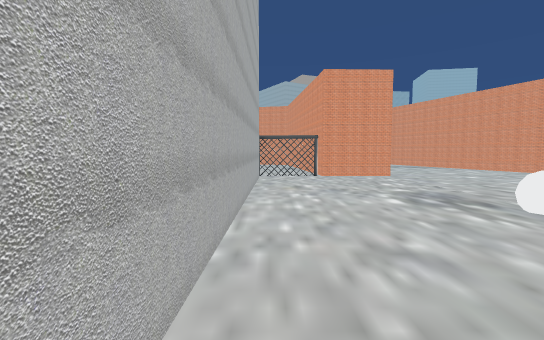
View 1 (above)

23 first-person views from a walk through a scene from a Unity 3-D project. The camera is 1.2 m above the floor, tilts 4° down and sees 90° across. The floor is counted in squares, 1 m on a side. Each view is taken from the middle of a square. On the plan, view 1 faces up. The plan holds only what a view shows up to about 13 squares ahead; the rest is blank. The place goes on beyond the plan. Some animated figures are not drawn. Some surface patterns are stand-ins.

View 2
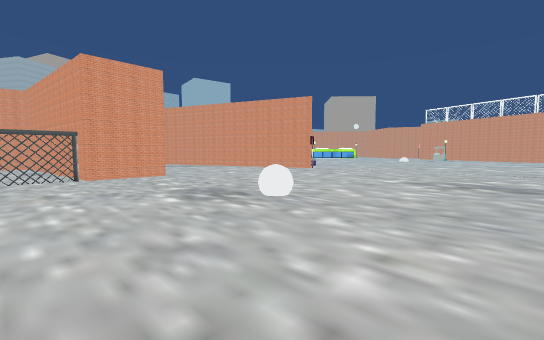

View 3
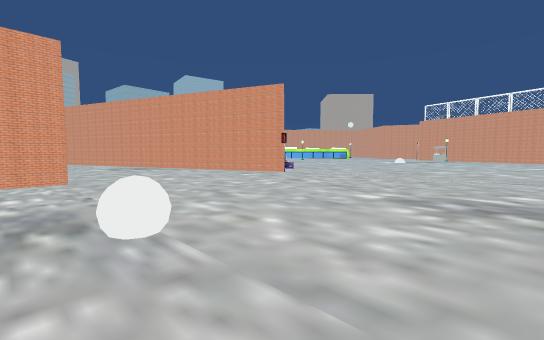

View 4
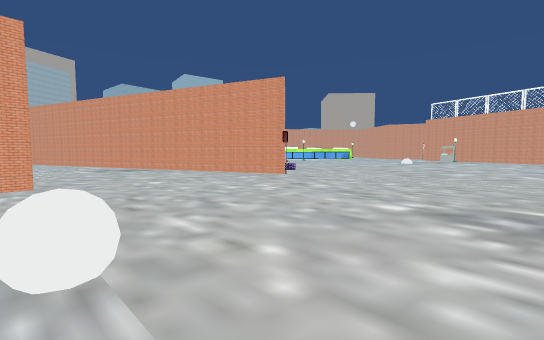

View 5
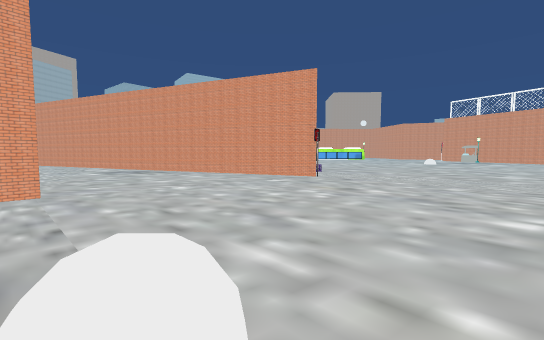

View 6
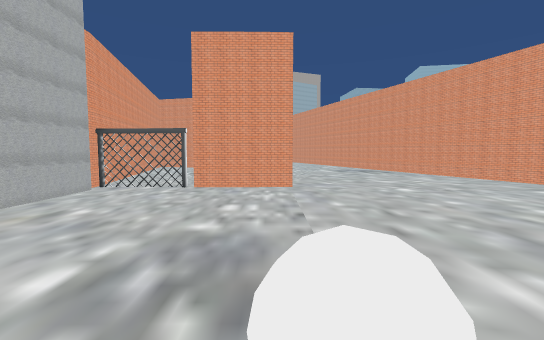

View 7
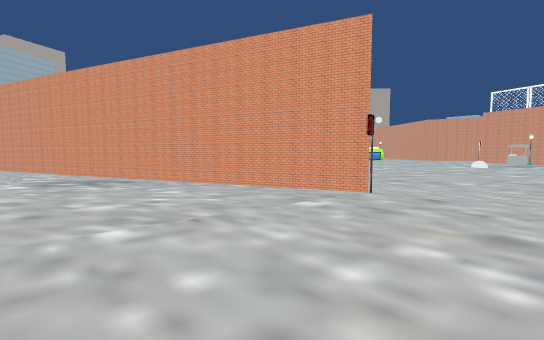

View 8
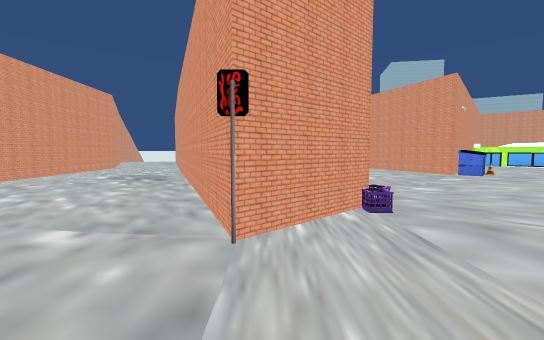

View 9
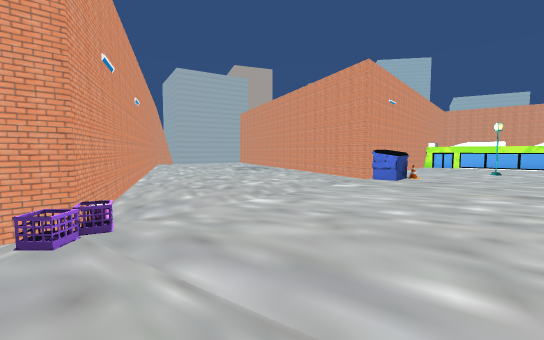

View 10
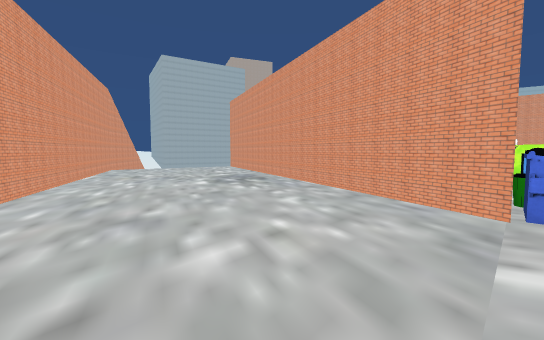

View 11
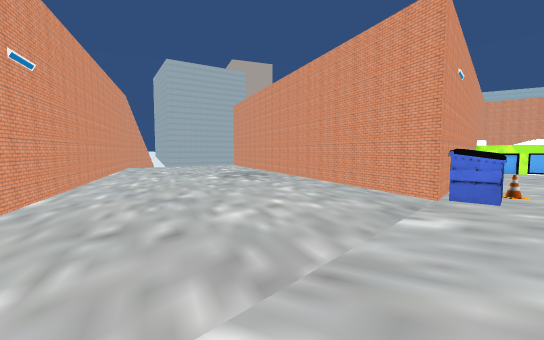

View 12
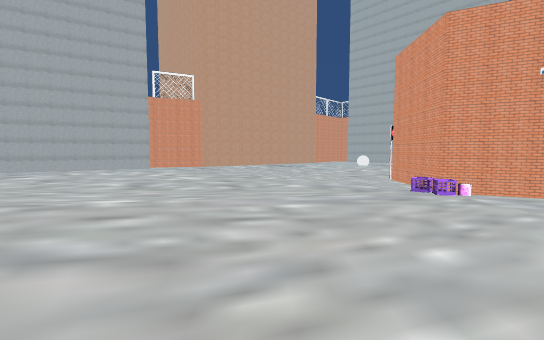

View 13
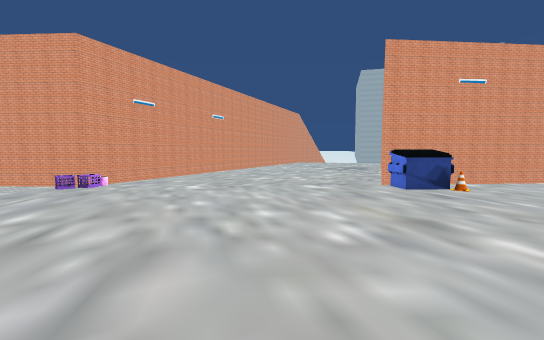

View 14
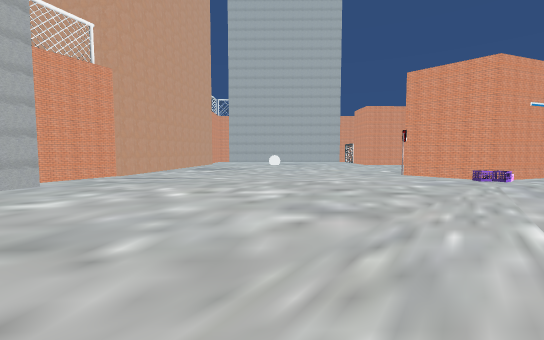

View 15
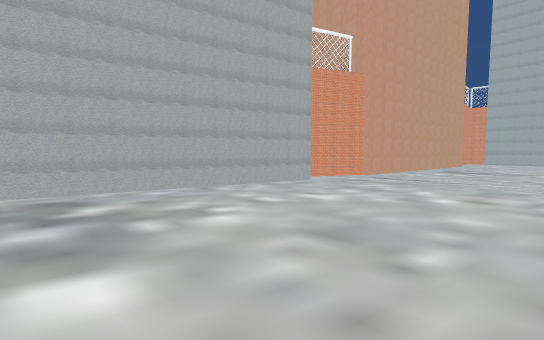

View 16
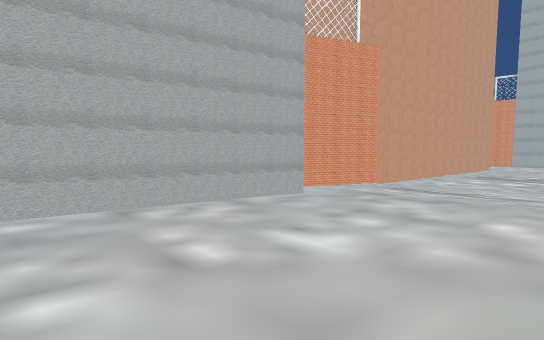

View 17
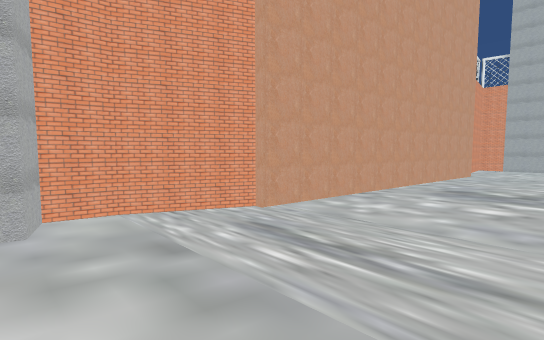

View 18
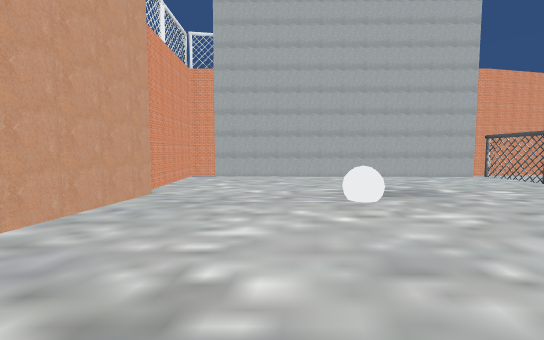

View 19
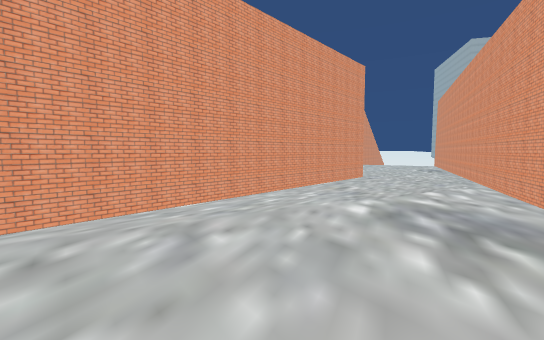

View 20
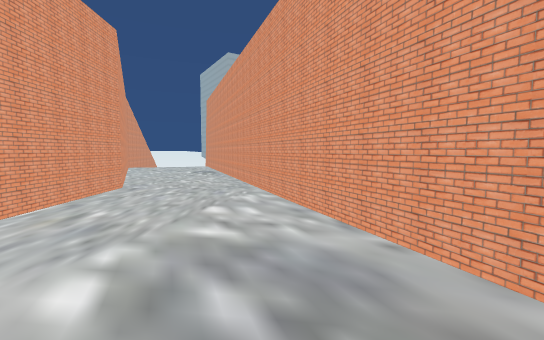

View 21
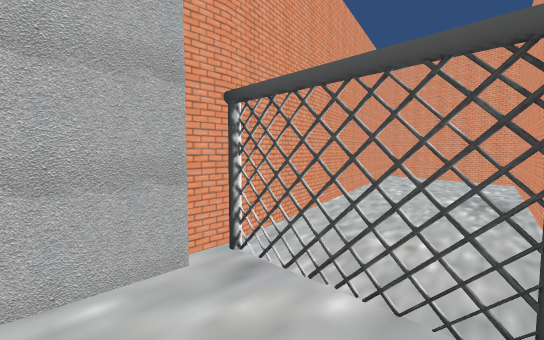

View 22
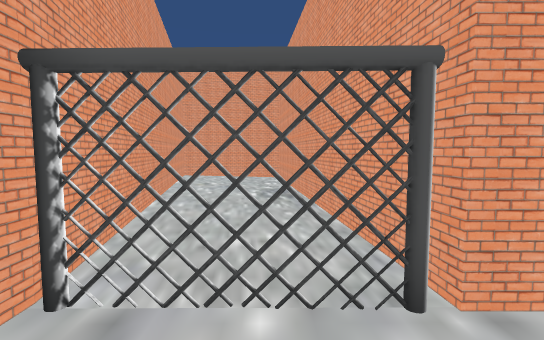

View 23
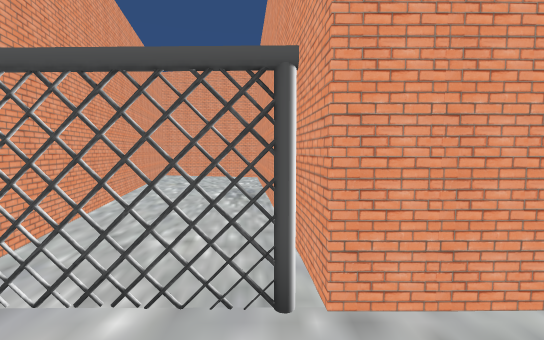

### Floor plan
Points are (right, up) in squares from view 1. A wall is a line through its corners. A room is listed if a view was taken in it or the views show most of it. See-through windows are left out.
Room 1 (views 1, 2, 3, 4, 5, 6, 7, 8, 9, 10, 11, 12, 13, 14, 15, 16, 17, 18, 19, 20, 21, 22, 23)
walls: (15.3, 12.1) (8.1, 30.5); (5.7, 13) (2.4, 13); (2.4, 13.3) (1.3, 23.4) (-3.1, 24.4); (16.1, -2.4) (18.5, -3.6); (-0.6, 12.5) (-0.7, 0.3); (-0.9, 13.1) (-0.9, 12.5); (18.4, -3.6) (19.6, -3.9) (19.8, -2.9) (29, -5.3); (4.4, -0.4) (16.2, -2.2); (12.3, 30.1) (18.1, 13.9) (16.4, 12.3); (-0.9, 0.4) (-0.9, -0.8) (3.7, -0.7); (29.4, 26.7) (25, 21.5) (21.3, 30); (3.3, 30.4) (5.1, 26.9) (5.6, 15); (-3.3, 24.2) (-0.9, 13)
objects: fence (0, 13) to (2, 13); sign (16, 12); dumpster (26, 21) to (26, 22); cone (27, 22); bin (27, 23)

Positions as (right, up) in squares from view 1, and headings:
1: (0, 0), facing up
2: (0, 0), facing up-right
3: (4, 1), facing up-right
4: (5, 2), facing up-right
5: (5, 4), facing up-right
6: (5, 4), facing up
7: (8, 8), facing up-right
8: (16, 8), facing up
9: (21, 10), facing up
10: (21, 17), facing up
11: (21, 15), facing up
12: (27, 16), facing down-left
13: (29, 12), facing up-left
14: (29, 5), facing left
15: (29, 4), facing down-left
16: (26, 2), facing down-left
17: (20, 2), facing down-left
18: (12, 3), facing left
19: (11, 15), facing up-left
20: (10, 18), facing up
21: (2, 11), facing up-left
22: (1, 11), facing up
23: (2, 11), facing up
